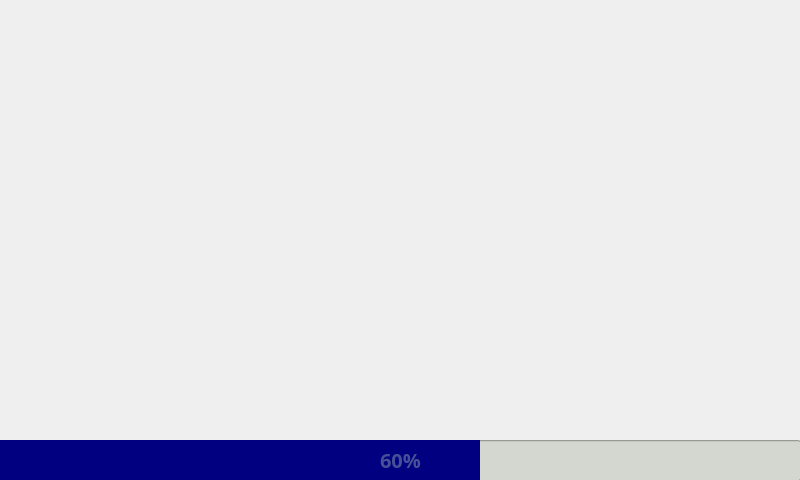
<?xml version="1.0" encoding="UTF-8"?>
<ui version="4.0">
 <class>PantallaCarga</class>
 <widget class="QDialog" name="PantallaCarga">
  <property name="geometry">
   <rect>
    <x>0</x>
    <y>0</y>
    <width>800</width>
    <height>480</height>
   </rect>
  </property>
  <property name="windowTitle">
   <string>Dialog</string>
  </property>
  <widget class="QProgressBar" name="barradecarga">
   <property name="geometry">
    <rect>
     <x>0</x>
     <y>440</y>
     <width>801</width>
     <height>41</height>
    </rect>
   </property>
   <property name="palette">
    <palette>
     <active>
      <colorrole role="Button">
       <brush brushstyle="SolidPattern">
        <color alpha="255">
         <red>211</red>
         <green>215</green>
         <blue>207</blue>
        </color>
       </brush>
      </colorrole>
      <colorrole role="Text">
       <brush brushstyle="SolidPattern">
        <color alpha="255">
         <red>69</red>
         <green>81</green>
         <blue>151</blue>
        </color>
       </brush>
      </colorrole>
      <colorrole role="Base">
       <brush brushstyle="SolidPattern">
        <color alpha="255">
         <red>211</red>
         <green>215</green>
         <blue>207</blue>
        </color>
       </brush>
      </colorrole>
      <colorrole role="Window">
       <brush brushstyle="SolidPattern">
        <color alpha="255">
         <red>211</red>
         <green>215</green>
         <blue>207</blue>
        </color>
       </brush>
      </colorrole>
      <colorrole role="PlaceholderText">
       <brush brushstyle="SolidPattern">
        <color alpha="128">
         <red>69</red>
         <green>81</green>
         <blue>151</blue>
        </color>
       </brush>
      </colorrole>
     </active>
     <inactive>
      <colorrole role="Button">
       <brush brushstyle="SolidPattern">
        <color alpha="255">
         <red>211</red>
         <green>215</green>
         <blue>207</blue>
        </color>
       </brush>
      </colorrole>
      <colorrole role="Text">
       <brush brushstyle="SolidPattern">
        <color alpha="255">
         <red>69</red>
         <green>81</green>
         <blue>151</blue>
        </color>
       </brush>
      </colorrole>
      <colorrole role="Base">
       <brush brushstyle="SolidPattern">
        <color alpha="255">
         <red>211</red>
         <green>215</green>
         <blue>207</blue>
        </color>
       </brush>
      </colorrole>
      <colorrole role="Window">
       <brush brushstyle="SolidPattern">
        <color alpha="255">
         <red>211</red>
         <green>215</green>
         <blue>207</blue>
        </color>
       </brush>
      </colorrole>
      <colorrole role="PlaceholderText">
       <brush brushstyle="SolidPattern">
        <color alpha="128">
         <red>69</red>
         <green>81</green>
         <blue>151</blue>
        </color>
       </brush>
      </colorrole>
     </inactive>
     <disabled>
      <colorrole role="Button">
       <brush brushstyle="SolidPattern">
        <color alpha="255">
         <red>211</red>
         <green>215</green>
         <blue>207</blue>
        </color>
       </brush>
      </colorrole>
      <colorrole role="Text">
       <brush brushstyle="SolidPattern">
        <color alpha="255">
         <red>190</red>
         <green>190</green>
         <blue>190</blue>
        </color>
       </brush>
      </colorrole>
      <colorrole role="Base">
       <brush brushstyle="SolidPattern">
        <color alpha="255">
         <red>211</red>
         <green>215</green>
         <blue>207</blue>
        </color>
       </brush>
      </colorrole>
      <colorrole role="Window">
       <brush brushstyle="SolidPattern">
        <color alpha="255">
         <red>211</red>
         <green>215</green>
         <blue>207</blue>
        </color>
       </brush>
      </colorrole>
      <colorrole role="PlaceholderText">
       <brush brushstyle="SolidPattern">
        <color alpha="128">
         <red>0</red>
         <green>0</green>
         <blue>0</blue>
        </color>
       </brush>
      </colorrole>
     </disabled>
    </palette>
   </property>
   <property name="font">
    <font>
     <family>Ubuntu Condensed</family>
     <pointsize>15</pointsize>
     <weight>75</weight>
     <bold>true</bold>
    </font>
   </property>
   <property name="autoFillBackground">
    <bool>false</bool>
   </property>
   <property name="styleSheet">
    <string notr="true">QProgressBar::chunk  {background: #000080; }
</string>
   </property>
   <property name="value">
    <number>60</number>
   </property>
   <property name="alignment">
    <set>Qt::AlignCenter</set>
   </property>
   <property name="textVisible">
    <bool>true</bool>
   </property>
   <property name="orientation">
    <enum>Qt::Horizontal</enum>
   </property>
  </widget>
  <widget class="QLabel" name="label">
   <property name="geometry">
    <rect>
     <x>0</x>
     <y>0</y>
     <width>801</width>
     <height>441</height>
    </rect>
   </property>
   <property name="text">
    <string/>
   </property>
   <property name="pixmap">
    <pixmap resource="rscimages.qrc">:/imagenes/pantalladecarga.png</pixmap>
   </property>
  </widget>
 </widget>
 <resources>
  <include location="rscimages.qrc"/>
 </resources>
 <connections/>
</ui>
